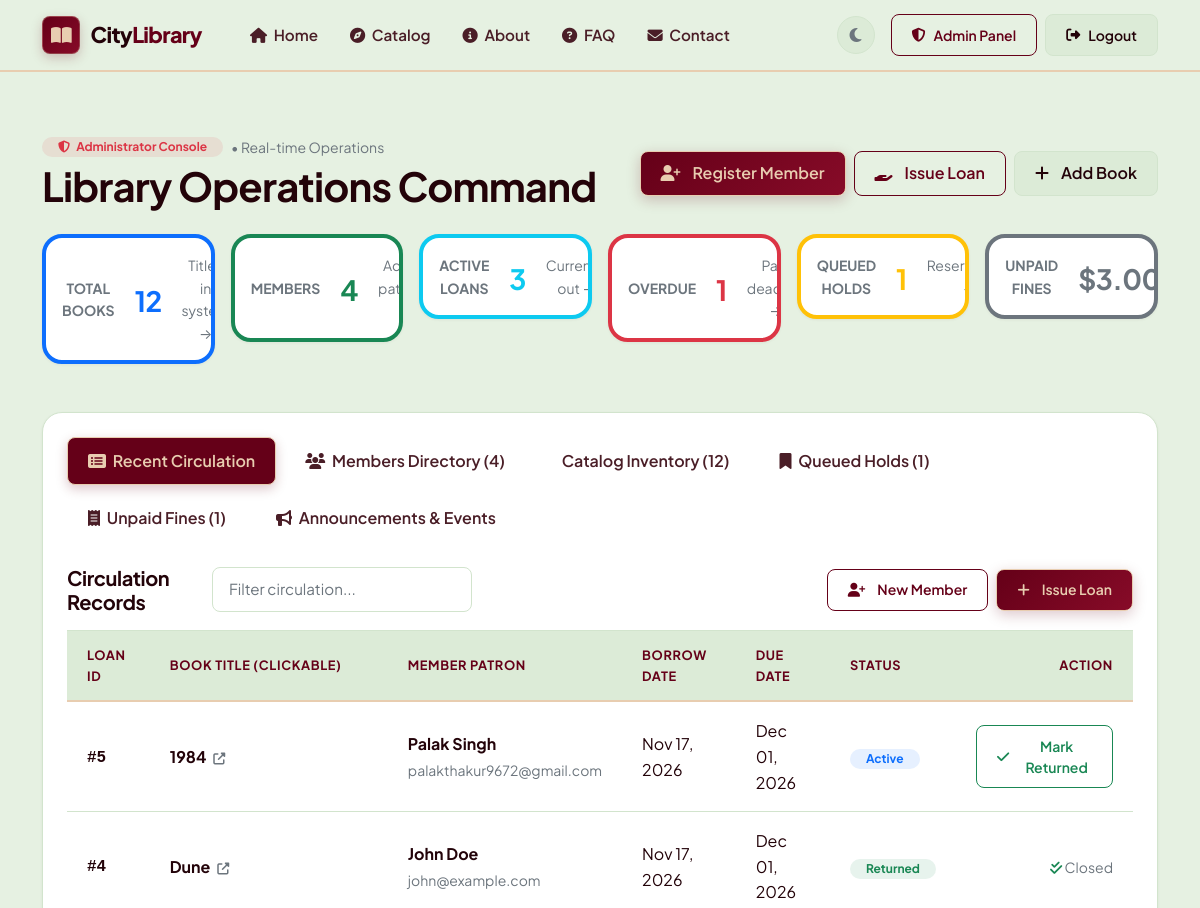
Page /admin (signed in, upper part) on the earlier database version.
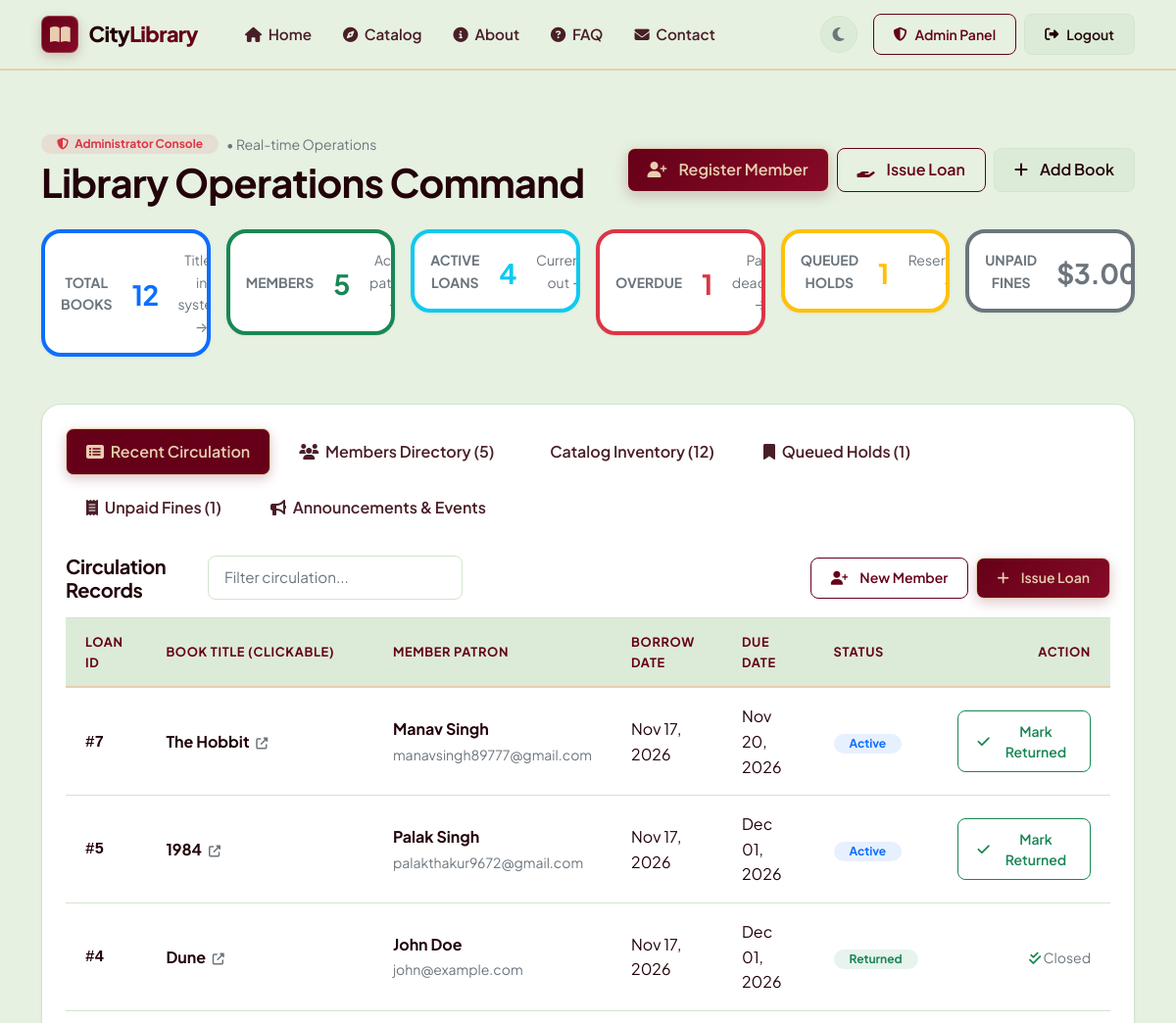
Same page on the later database version.
### tables this page shows
CREATE TABLE loans (
                id INTEGER PRIMARY KEY AUTOINCREMENT,
                user_id INTEGER REFERENCES users(id),
                book_id INTEGER REFERENCES books(id),
                borrowed_at TIMESTAMP DEFAULT CURRENT_TIMESTAMP,
                due_date TIMESTAMP NOT NULL,
                returned_at TIMESTAMP NULL
            );

CREATE TABLE books (
                id INTEGER PRIMARY KEY AUTOINCREMENT,
                title TEXT NOT NULL,
                author_id INTEGER REFERENCES authors(id),
                isbn TEXT UNIQUE,
                genre TEXT,
                publisher TEXT,
                publication_year INTEGER,
                total_copies INTEGER DEFAULT 1,
                available_copies INTEGER DEFAULT 1,
                description TEXT,
                cover_image TEXT,
                created_at TIMESTAMP DEFAULT CURRENT_TIMESTAMP
            );

CREATE TABLE users (
                id INTEGER PRIMARY KEY AUTOINCREMENT,
                name TEXT NOT NULL,
                email TEXT UNIQUE NOT NULL,
                phone TEXT,
                password TEXT NOT NULL,
                address TEXT,
                user_type TEXT DEFAULT 'member',
                created_at TIMESTAMP DEFAULT CURRENT_TIMESTAMP
            );

### app.py (the view)
@app.route('/admin')
def admin_dashboard():
    if not is_admin():
        flash('Access denied. Administrator privileges required.', 'error')
        return redirect(url_for('home'))
    cursor = mysql.connection.cursor()
    cursor.execute('SELECT COUNT(*) as total FROM books')
    total_books = cursor.fetchone()['total']
    cursor.execute('SELECT COUNT(*) as total FROM users WHERE user_type = "member"')
    total_members = cursor.fetchone()['total']
    cursor.execute('SELECT COUNT(*) as total FROM loans WHERE returned_at IS NULL')
    active_loans = cursor.fetchone()['total']
    cursor.execute('SELECT COUNT(*) as total FROM holds WHERE status = "active"')
    pending_holds = cursor.fetchone()['total']
    cursor.execute('SELECT COUNT(*) as total FROM loans WHERE returned_at IS NULL AND due_date < CURDATE()')
    overdue_loans = cursor.fetchone()['total']
    cursor.execute('SELECT COALESCE(SUM(amount), 0) as total FROM fines WHERE status = "unpaid"')
    unpaid_fines_total = cursor.fetchone()['total']
    cursor.execute('''
        SELECT l.*, b.id as book_id, b.title as book_title, u.name as user_name, u.email as user_email,
               CASE WHEN l.returned_at IS NULL AND l.due_date < CURDATE() THEN 1 ELSE 0 END as is_overdue
        FROM loans l
        JOIN books b ON l.book_id = b.id
        JOIN users u ON l.user_id = u.id
        ORDER BY l.borrowed_at DESC
        LIMIT 15
    ''')
    recent_loans = cursor.fetchall()
    cursor.execute('''
        SELECT b.*, a.name as author_name
        FROM books b
        JOIN authors a ON b.author_id = a.id
        ORDER BY b.id DESC
    ''')
    all_books = cursor.fetchall()
    cursor.execute('SELECT * FROM authors ORDER BY name')
    all_authors = cursor.fetchall()
    cursor.execute('''
        SELECT u.*,
               (SELECT COUNT(*) FROM loans l WHERE l.user_id = u.id AND l.returned_at IS NULL) as active_loans_count
        FROM users u
        WHERE u.user_type = "member"
        ORDER BY u.created_at DESC
    ''')
    members = cursor.fetchall()
    cursor.execute('''
        SELECT h.*, b.title as book_title, b.isbn as book_isbn, b.available_copies,
               u.name as user_name, u.email as user_email
        FROM holds h
        JOIN books b ON h.book_id = b.id
        JOIN users u ON h.user_id = u.id
        WHERE h.status = 'active'
        ORDER BY h.created_at ASC
    ''')
    all_holds = cursor.fetchall()
    cursor.execute('''
        SELECT f.*, u.name as user_name, u.email as user_email, b.title as book_title
        FROM fines f
        JOIN users u ON f.user_id = u.id
        LEFT JOIN loans l ON f.loan_id = l.id
        LEFT JOIN books b ON l.book_id = b.id
        WHERE f.status = 'unpaid'
        ORDER BY f.created_at DESC
    ''')
    all_fines = cursor.fetchall()
    cursor.execute('SELECT * FROM announcements ORDER BY created_at DESC')
    announcements = cursor.fetchall()
    cursor.execute('SELECT * FROM events ORDER BY event_date ASC')
    events = cursor.fetchall()
    cursor.close()
    return render_template('admin_dashboard.html',
                         total_books=total_books,
                         total_members=total_members,
                         active_loans=active_loans,
                         pending_holds=pending_holds,
                         overdue_loans=overdue_loans,
                         unpaid_fines_total=unpaid_fines_total,
                         recent_loans=recent_loans,
                         all_books=all_books,
                         all_authors=all_authors,
                         members=members,
                         all_holds=all_holds,
                         all_fines=all_fines,
                         announcements=announcements,
                         events=events)

### app.py (called while the page is built, shortened)
def is_logged_in():
    return 'user_id' in session

def is_admin():
    return 'user_type' in session and session['user_type'] == 'admin'

@app.context_processor
def inject_globals():
    wishlist_count = 0
    if is_logged_in():
        cursor = mysql.connection.cursor()
        cursor.execute("SELECT COUNT(*) as cnt FROM wishlist WHERE user_id = %s", (session['user_id'],))
        row = cursor.fetchone()
        wishlist_count = row['cnt'] if row else 0
        cursor.close()
    return {
        'now': datetime.now(),
        'user_logged_in': is_logged_in(),
        'is_admin_user': is_admin(),
        'current_year': datetime.now().year,
        'wishlist_count': wishlist_count
    }

@app.template_filter('format_date')
def format_date(value, fmt='%B %d, %Y'):
    if not value:
        return ''
    if isinstance(value, datetime):
        return value.strftime(fmt)
    return str(value)

### db.py (called while the page is built)
    def fetchone(self):
        row = self.cursor.fetchone()
        return dict(row) if row is not None else None

    def fetchall(self):
        rows = self.cursor.fetchall()
        return [dict(r) for r in rows]

    def close(self):
        self.cursor.close()

### templates/admin_dashboard.html (shortened to what the changed rows need)
{% extends "base.html" %}
{% block content %}
<div class="container py-5">
    <div class="d-flex flex-wrap justify-content-between align-items-center mb-4">
        <div>
            <h1 class="fw-bold mb-0">Library Operations Command</h1>
        </div>
    </div>
    <div class="row g-3 mb-5">
        <div class="col-xl-2 col-md-4 col-6">
            <div class="card-modern p-3 text-center border-start border-4 border-success stat-card-glass"
                 style="cursor: pointer;" onclick="switchAdminTab('tabMembers')" title="Click to view Members Directory">
                <small class="text-muted text-uppercase fw-bold">Members</small>
                <h3 class="fw-bold mb-0 text-success mt-1">{{ total_members }}</h3>
                <small class="text-muted">Active patrons &rarr;</small>
            </div>
        </div>
        <div class="col-xl-2 col-md-4 col-6">
            <div class="card-modern p-3 text-center border-start border-4 border-info stat-card-glass"
                 style="cursor: pointer;" onclick="switchAdminTab('tabRecentLoans')" title="Click to view Active Loans">
                <small class="text-muted text-uppercase fw-bold">Active Loans</small>
                <h3 class="fw-bold mb-0 text-info mt-1">{{ active_loans }}</h3>
                <small class="text-muted">Currently out &rarr;</small>
            </div>
        </div>
    </div>
    <div class="card-modern p-4">
        <ul class="nav nav-pills tab-nav-modern mb-4 gap-2 flex-wrap" id="adminTabs" role="tablist">
            <li class="nav-item">
                <button class="nav-link" data-bs-toggle="pill" data-bs-target="#tabMembers">
                    <i class="fas fa-users me-1"></i> Members Directory ({{ members|length }})
                </button>
            </li>
        </ul>
        <div class="tab-content" id="adminTabContent">
            <div class="tab-pane fade show active" id="tabRecentLoans">
                {% if recent_loans %}
                    <div class="table-responsive">
                        <table class="table-custom" id="circulationTable">
                            <thead>
                                <tr>
                                    <th>Loan ID</th>
                                    <th>Book Title (Clickable)</th>
                                    <th>Member Patron</th>
                                    <th>Borrow Date</th>
                                    <th>Due Date</th>
                                    <th>Status</th>
                                    <th class="text-end">Action</th>
                                </tr>
                            </thead>
                            <tbody>
                                {% for loan in recent_loans %}
                                <tr>
                                    <td><span class="font-monospace fw-bold">#{{ loan.id }}</span></td>
                                    <td>
                                        <a href="{{ url_for('book_details', book_id=loan.book_id) }}" class="text-reset text-decoration-none fw-bold" target="_blank" title="View details of {{ loan.book_title }}">
                                            {{ loan.book_title }}
                                            <i class="fas fa-external-link-alt small text-muted ms-1" style="font-size: 0.75rem;"></i>
                                        </a>
                                    </td>
                                    <td>
                                        <a href="javascript:void(0)" onclick="switchAdminTab('tabMembers', '{{ loan.user_email }}')" class="text-reset text-decoration-none fw-bold" title="Find in Members Directory">
                                            {{ loan.user_name }}
                                        </a><br>
                                        <small class="text-muted">{{ loan.user_email }}</small>
                                    </td>
                                    <td>{{ loan.borrowed_at|format_date('%b %d, %Y') }}</td>
                                    <td>{{ loan.due_date|format_date('%b %d, %Y') }}</td>
                                    <td>
                                        {% if loan.returned_at %}
                                            <span class="badge bg-success bg-opacity-10 text-success rounded-pill px-3 py-1">Returned</span>
                                        {% elif loan.is_overdue %}
                                            <span class="badge bg-danger bg-opacity-10 text-danger rounded-pill px-3 py-1">Overdue</span>
                                        {% else %}
                                            <span class="badge bg-primary bg-opacity-10 text-primary rounded-pill px-3 py-1">Active</span>
                                        {% endif %}
                                    </td>
                                    <td class="text-end">
                                        {% if not loan.returned_at %}
                                            <a href="{{ url_for('admin_return_loan', loan_id=loan.id) }}" class="btn btn-sm btn-outline-success" onclick="return confirm('Process return for this loan?')">
                                                <i class="fas fa-check me-1"></i> Mark Returned
                                            </a>
                                        {% else %}
                                            <span class="small text-muted"><i class="fas fa-check-double text-success"></i> Closed</span>
                                        {% endif %}
                                    </td>
                                </tr>
                                {% endfor %}
                            </tbody>
                        </table>
                    </div>
                {% else %}
                    <p class="text-muted text-center py-4">No circulation records found.</p>
                {% endif %}
            </div>
        </div>
    </div>
</div>
{% endblock %}

Differences in the rows shown:
added loans: id "7", book_title "The Hobbit", user_name "Manav Singh", user_email "manavsingh89777@gmail.com", borrowed_at "Nov 17, 2026", due_date "Nov 20, 2026", shows "Active"
Other differences:
{{ total_members }}: "4" → "5"
{{ active_loans }}: "3" → "4"
{{ members|length }}: "4" → "5"
